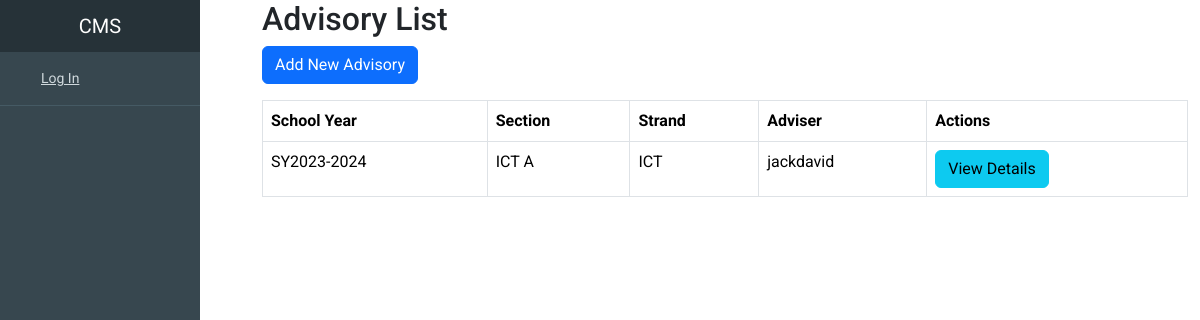
The app's page /advisory/ with its own data.
### advisory/models.py (models this page shows, shortened)
class Advisory(models.Model):
    school_year = models.CharField(max_length=10, choices=School_Year_Choices, default='2023')
    section = models.CharField(max_length=20, null=True)
    track = models.CharField(max_length=10, choices=Track, default='TVL')
    strand = models.CharField(max_length=10, choices=Strand, default='ICT')
    adviser = models.ForeignKey(User, on_delete=models.CASCADE)
    principal_name = models.CharField(max_length=20, null=True)
    students = models.ManyToManyField(Student)

### advisory/views.py (the view)
# urls.py: path('', AdvisoryListView.as_view(), name='advisory-list'),
class AdvisoryListView(ListView):
    model = Advisory
    template_name = 'advisory/advisory_list.html'
    context_object_name = 'advisories'
    def get_queryset(self):
        return Advisory.objects.all()

### advisory/templates/advisory/advisory_list.html
{% extends 'student/base.html' %}
{% block content %}
  <h2>Advisory List</h2>
  <a href="{% url 'advisory-create' %}" class="btn btn-primary">Add New Advisory</a>
  <table class="table table-bordered mt-3">
    <thead>
      <tr>
        <th>School Year</th>
        <th>Section</th>
        <th>Strand</th>
        <th>Adviser</th>
        <th>Actions</th>
      </tr>
    </thead>
    <tbody>
      {% for advisory in advisories %}
        <tr>
          <td>SY{{ advisory.get_school_year_display }}</td>
          <td>{{ advisory.section }}</td>
          <td>{{ advisory.strand }}</td>
          <td>{{ advisory.adviser.username }}</td>
          <td>
            <a href="{% url 'advisory-detail' advisory.id %}" class="btn btn-info">View Details</a>
          </td>
        </tr>
      {% endfor %}
    </tbody>
  </table>
{% endblock %}

### student/static/student/main.css (style rules this page uses)
body { overflow-x: hidden; font-family: 'Roboto', sans-serif; font-size: 16px; }

### records on screen
Advisory: school_year "2023-2024", section "ICT A", strand "ICT", adviser.username "jackdavid"
